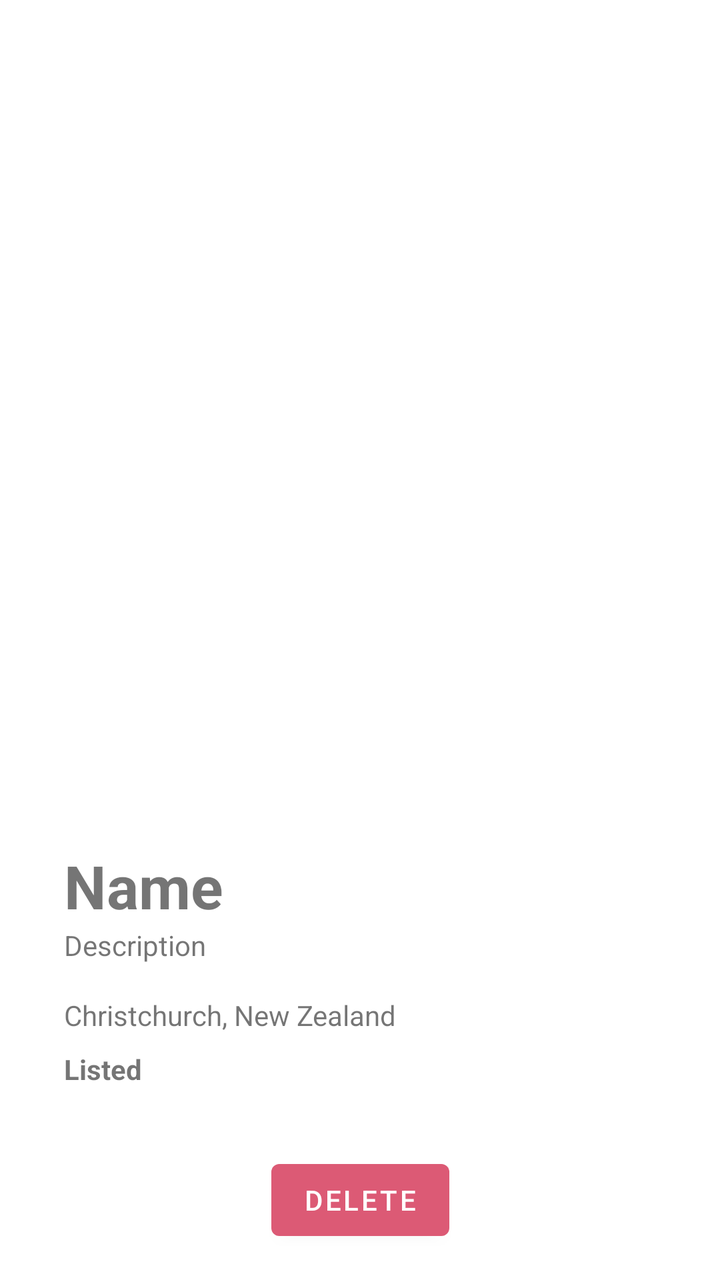
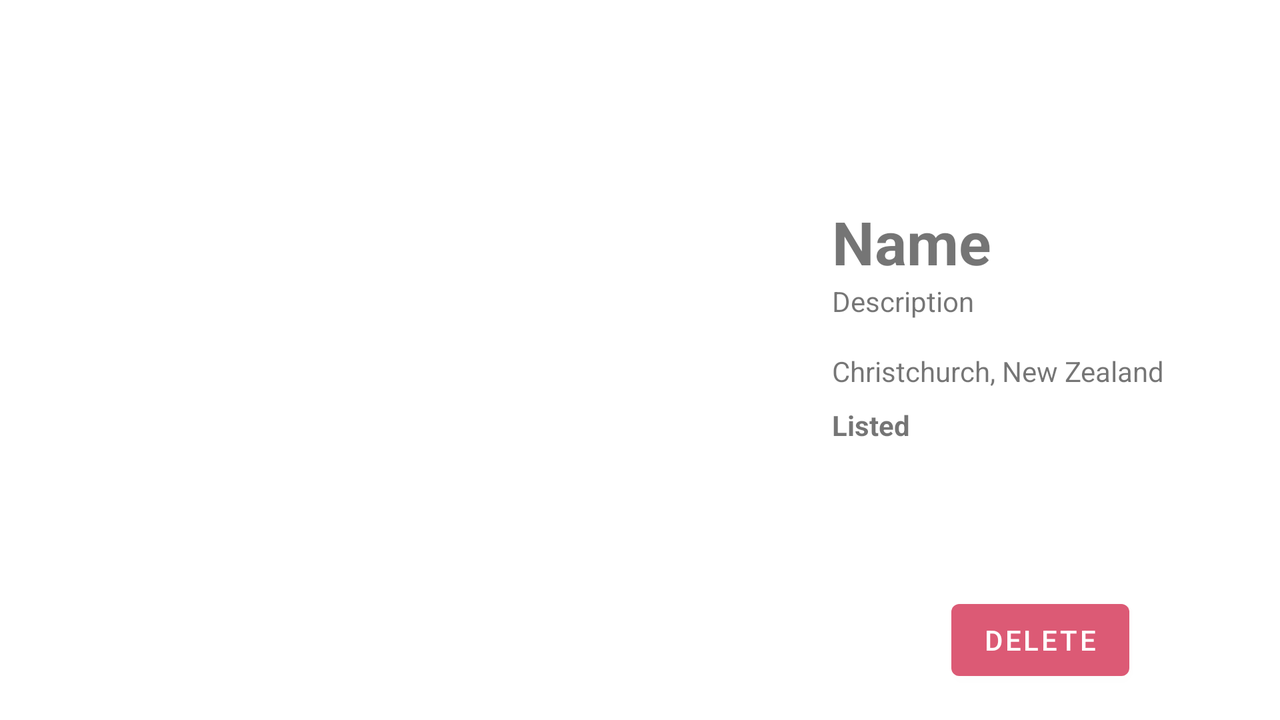

One screen, two layout resources from the same app: the default and the repository's alternative for another configuration. Each is rendered where Android would select it; the XML of both is given below.
<!-- AndroidManifest.xml: application theme Theme.Swapsies -->
<!-- res/layout/fragment_view_my_trade_item.xml -->
<?xml version="1.0" encoding="utf-8"?>
<androidx.constraintlayout.widget.ConstraintLayout xmlns:android="http://schemas.android.com/apk/res/android"
xmlns:app="http://schemas.android.com/apk/res-auto"
xmlns:tools="http://schemas.android.com/tools"
android:layout_width="match_parent"
android:layout_height="match_parent">

    <ImageView
        android:id="@+id/item_image_detail"
        android:layout_width="0dp"
        android:layout_height="0dp"
        android:layout_marginBottom="16dp"
        android:scaleType="centerCrop"
        app:layout_constraintBottom_toTopOf="@+id/item_name_detail_text"
        app:layout_constraintEnd_toEndOf="parent"
        app:layout_constraintStart_toStartOf="parent"
        app:layout_constraintTop_toTopOf="parent"
        tools:srcCompat="@tools:sample/avatars" />

    <TextView
        android:id="@+id/item_name_detail_text"
        android:layout_width="wrap_content"
        android:layout_height="wrap_content"
        android:layout_marginStart="32dp"
        android:layout_marginEnd="32dp"
        android:text="@string/name"
        android:textSize="30sp"
        android:textStyle="bold"
        app:layout_constraintBottom_toTopOf="@+id/item_description_detail"
        app:layout_constraintEnd_toEndOf="parent"
        app:layout_constraintHorizontal_bias="0.0"
        app:layout_constraintStart_toStartOf="parent" />

    <TextView
        android:id="@+id/item_description_detail"
        android:layout_width="wrap_content"
        android:layout_height="wrap_content"
        android:layout_marginStart="32dp"
        android:layout_marginEnd="32dp"
        android:layout_marginBottom="16dp"
        android:text="@string/description"
        app:layout_constraintBottom_toTopOf="@+id/item_location_detail"
        app:layout_constraintEnd_toEndOf="parent"
        app:layout_constraintHorizontal_bias="0.0"
        app:layout_constraintStart_toStartOf="parent" />

    <TextView
        android:id="@+id/item_location_detail"
        android:layout_width="wrap_content"
        android:layout_height="wrap_content"
        android:layout_marginStart="32dp"
        android:layout_marginBottom="8dp"
        tools:text="Christchurch, New Zealand"
        app:layout_constraintBottom_toTopOf="@+id/item_listed_detail"
        app:layout_constraintStart_toStartOf="parent" />

    <TextView
        android:id="@+id/item_listed_detail"
        android:layout_width="wrap_content"
        android:layout_height="wrap_content"
        android:layout_marginStart="32dp"
        android:layout_marginEnd="32dp"
        android:layout_marginBottom="32dp"
        android:text="@string/item_dateListed_detail"
        android:textStyle="bold"
        app:layout_constraintBottom_toTopOf="@+id/delete_btn"
        app:layout_constraintEnd_toEndOf="parent"
        app:layout_constraintHorizontal_bias="0.0"
        app:layout_constraintStart_toStartOf="parent" />

    <Button
        android:id="@+id/delete_btn"
        android:layout_width="wrap_content"
        android:layout_height="wrap_content"
        android:layout_marginBottom="16dp"
        android:text="@string/delete_btn"
        app:layout_constraintBottom_toBottomOf="parent"
        app:layout_constraintEnd_toEndOf="parent"
        app:layout_constraintStart_toStartOf="parent" />


</androidx.constraintlayout.widget.ConstraintLayout>
<!-- resources referenced by this layout -->
<resources>
  <string name="delete_btn">Delete</string>
  <string name="description">Description</string>
  <string name="item_dateListed_detail">Listed</string>
  <string name="name">Name</string>
  <style name="Theme.Swapsies" parent="Theme.MaterialComponents.DayNight.DarkActionBar">
          
          <item name="colorPrimary">@color/swapsies_pink</item>
          <item name="colorPrimaryVariant">@color/purple_700</item>
          <item name="colorOnPrimary">@color/white</item>
          
          <item name="colorSecondary">@color/swapsies_pink</item>
          <item name="colorSecondaryVariant">@color/swapsies_pink</item>
          <item name="colorOnSecondary">@color/black</item>
          
          <item name="android:statusBarColor" tools:targetApi="l">@color/swapsies_pink</item>
          
      </style>
  <color name="swapsies_pink">#dc5a75</color>
  <color name="purple_700">#FF3700B3</color>
  <color name="white">#FFFFFFFF</color>
  <color name="black">#FF000000</color>
</resources>
<!-- res/layout-land/fragment_view_my_trade_item.xml (the repository's variant of the layout above) -->
<!-- drawn on the phone turned sideways -->
<?xml version="1.0" encoding="utf-8"?>
<androidx.constraintlayout.widget.ConstraintLayout xmlns:android="http://schemas.android.com/apk/res/android"
xmlns:app="http://schemas.android.com/apk/res-auto"
xmlns:tools="http://schemas.android.com/tools"
android:layout_width="match_parent"
android:layout_height="match_parent">

    <ImageView
        android:id="@+id/item_image_detail"
        android:layout_width="400dp"
        android:layout_height="0dp"
        android:layout_marginEnd="32dp"
        android:scaleType="centerCrop"
        app:layout_constraintBottom_toBottomOf="parent"
        app:layout_constraintEnd_toEndOf="parent"
        app:layout_constraintHorizontal_bias="0.0"
        app:layout_constraintStart_toStartOf="parent"
        app:layout_constraintTop_toTopOf="parent"
        tools:srcCompat="@tools:sample/avatars" />

    <TextView
        android:id="@+id/item_name_detail_text"
        android:layout_width="wrap_content"
        android:layout_height="wrap_content"
        android:layout_marginStart="16dp"
        android:layout_marginEnd="32dp"
        android:text="@string/name"
        android:textSize="30sp"
        android:textStyle="bold"
        app:layout_constraintBottom_toTopOf="@+id/item_description_detail"
        app:layout_constraintEnd_toEndOf="parent"
        app:layout_constraintHorizontal_bias="0.0"
        app:layout_constraintStart_toEndOf="@+id/item_image_detail" />

    <TextView
        android:id="@+id/item_location_detail"
        android:layout_width="wrap_content"
        android:layout_height="wrap_content"
        android:layout_marginStart="16dp"

        android:layout_marginEnd="32dp"
        android:layout_marginBottom="8dp"
        app:layout_constraintBottom_toTopOf="@+id/item_listed_detail"
        app:layout_constraintEnd_toEndOf="parent"
        app:layout_constraintHorizontal_bias="0.0"
        app:layout_constraintStart_toEndOf="@+id/item_image_detail"
        tools:text="Christchurch, New Zealand" />

    <TextView
        android:id="@+id/item_listed_detail"
        android:layout_width="wrap_content"
        android:layout_height="wrap_content"
        android:layout_marginStart="16dp"
        android:layout_marginEnd="32dp"
        android:layout_marginBottom="74dp"
        android:text="@string/item_dateListed_detail"
        android:textStyle="bold"
        app:layout_constraintBottom_toTopOf="@+id/delete_btn"
        app:layout_constraintEnd_toEndOf="parent"
        app:layout_constraintHorizontal_bias="0.0"
        app:layout_constraintStart_toEndOf="@+id/item_image_detail" />

    <TextView
        android:id="@+id/item_description_detail"
        android:layout_width="wrap_content"
        android:layout_height="wrap_content"
        android:layout_marginStart="16dp"
        android:layout_marginEnd="32dp"
        android:layout_marginBottom="16dp"
        android:text="@string/description"
        app:layout_constraintBottom_toTopOf="@+id/item_location_detail"
        app:layout_constraintEnd_toEndOf="parent"
        app:layout_constraintHorizontal_bias="0.0"
        app:layout_constraintStart_toEndOf="@+id/item_image_detail" />

    <Button
        android:id="@+id/delete_btn"
        android:layout_width="wrap_content"
        android:layout_height="wrap_content"
        android:layout_marginStart="16dp"
        android:layout_marginEnd="16dp"
        android:layout_marginBottom="16dp"
        android:text="@string/delete_btn"
        app:layout_constraintBottom_toBottomOf="parent"
        app:layout_constraintEnd_toEndOf="parent"
        app:layout_constraintStart_toEndOf="@+id/item_image_detail" />


</androidx.constraintlayout.widget.ConstraintLayout>
